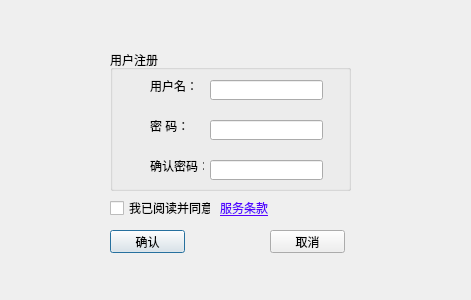
<?xml version="1.0" encoding="UTF-8"?>
<ui version="4.0">
 <class>Sigin</class>
 <widget class="QDialog" name="Sigin">
  <property name="geometry">
   <rect>
    <x>0</x>
    <y>0</y>
    <width>471</width>
    <height>300</height>
   </rect>
  </property>
  <property name="focusPolicy">
   <enum>Qt::ClickFocus</enum>
  </property>
  <property name="windowTitle">
   <string>Dialog</string>
  </property>
  <widget class="QGroupBox" name="groupBox">
   <property name="geometry">
    <rect>
     <x>110</x>
     <y>50</y>
     <width>241</width>
     <height>141</height>
    </rect>
   </property>
   <property name="title">
    <string>用户注册</string>
   </property>
   <widget class="QLabel" name="label">
    <property name="geometry">
     <rect>
      <x>40</x>
      <y>30</y>
      <width>54</width>
      <height>12</height>
     </rect>
    </property>
    <property name="text">
     <string>用户名：</string>
    </property>
   </widget>
   <widget class="QLineEdit" name="username_input">
    <property name="geometry">
     <rect>
      <x>100</x>
      <y>30</y>
      <width>113</width>
      <height>20</height>
     </rect>
    </property>
   </widget>
   <widget class="QLabel" name="label_2">
    <property name="geometry">
     <rect>
      <x>40</x>
      <y>70</y>
      <width>54</width>
      <height>12</height>
     </rect>
    </property>
    <property name="text">
     <string>密 码：</string>
    </property>
   </widget>
   <widget class="QLineEdit" name="passwd_input">
    <property name="geometry">
     <rect>
      <x>100</x>
      <y>70</y>
      <width>113</width>
      <height>20</height>
     </rect>
    </property>
   </widget>
   <widget class="QLabel" name="label_3">
    <property name="geometry">
     <rect>
      <x>40</x>
      <y>110</y>
      <width>54</width>
      <height>12</height>
     </rect>
    </property>
    <property name="text">
     <string>确认密码：</string>
    </property>
   </widget>
   <widget class="QLineEdit" name="confirm_passwd_input">
    <property name="geometry">
     <rect>
      <x>100</x>
      <y>110</y>
      <width>113</width>
      <height>20</height>
     </rect>
    </property>
   </widget>
   <widget class="QLabel" name="sigin_notice">
    <property name="geometry">
     <rect>
      <x>80</x>
      <y>10</y>
      <width>131</width>
      <height>20</height>
     </rect>
    </property>
    <property name="text">
     <string/>
    </property>
   </widget>
  </widget>
  <widget class="QPushButton" name="sigin_confirm">
   <property name="geometry">
    <rect>
     <x>110</x>
     <y>230</y>
     <width>75</width>
     <height>23</height>
    </rect>
   </property>
   <property name="text">
    <string>确认</string>
   </property>
  </widget>
  <widget class="QPushButton" name="sigin_cancel">
   <property name="geometry">
    <rect>
     <x>270</x>
     <y>230</y>
     <width>75</width>
     <height>23</height>
    </rect>
   </property>
   <property name="text">
    <string>取消</string>
   </property>
  </widget>
  <widget class="QCheckBox" name="checkBox">
   <property name="geometry">
    <rect>
     <x>110</x>
     <y>200</y>
     <width>101</width>
     <height>16</height>
    </rect>
   </property>
   <property name="whatsThis">
    <string>&lt;html&gt;&lt;head/&gt;&lt;body&gt;&lt;p&gt;刚刚i给&lt;/p&gt;&lt;/body&gt;&lt;/html&gt;</string>
   </property>
   <property name="styleSheet">
    <string notr="true"/>
   </property>
   <property name="text">
    <string>我已阅读并同意</string>
   </property>
  </widget>
  <widget class="QLabel" name="label_4">
   <property name="geometry">
    <rect>
     <x>220</x>
     <y>200</y>
     <width>61</width>
     <height>16</height>
    </rect>
   </property>
   <property name="toolTip">
    <string>&lt;html&gt;&lt;head/&gt;&lt;body&gt;&lt;p&gt;&lt;span style=&quot; font-size:11pt;&quot;&gt;服务条款：&lt;/span&gt;&lt;/p&gt;&lt;p&gt;&lt;span style=&quot; font-size:11pt;&quot;&gt;1、我说了算！&lt;/span&gt;&lt;/p&gt;&lt;p&gt;&lt;span style=&quot; font-size:11pt;&quot;&gt;2、没了&lt;/span&gt;&lt;/p&gt;&lt;/body&gt;&lt;/html&gt;</string>
   </property>
   <property name="whatsThis">
    <string>&lt;html&gt;&lt;head/&gt;&lt;body&gt;&lt;p&gt;服务条款就是，我说了算！！！！&lt;/p&gt;&lt;/body&gt;&lt;/html&gt;</string>
   </property>
   <property name="styleSheet">
    <string notr="true">color: rgb(85, 0, 255);
text-decoration: underline;
font: 25 9pt &quot;Bahnschrift Light&quot;;</string>
   </property>
   <property name="text">
    <string>服务条款</string>
   </property>
  </widget>
 </widget>
 <resources/>
 <connections/>
</ui>
